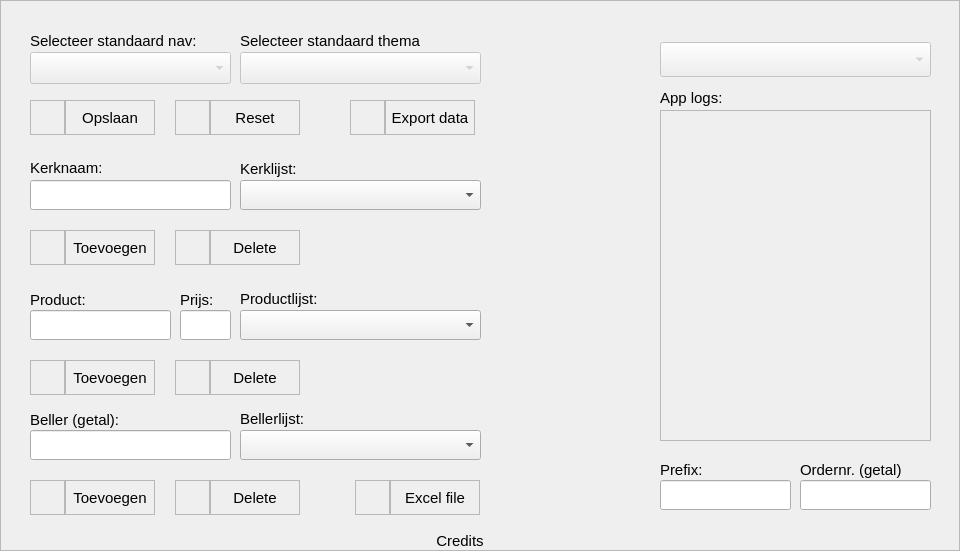
  <widget class="QFrame" name="settingsFrame">
   <property name="geometry">
    <rect>
     <x>20</x>
     <y>90</y>
     <width>960</width>
     <height>551</height>
    </rect>
   </property>
   <property name="autoFillBackground">
    <bool>true</bool>
   </property>
   <property name="frameShape">
    <enum>QFrame::StyledPanel</enum>
   </property>
   <property name="frameShadow">
    <enum>QFrame::Raised</enum>
   </property>
   <widget class="QFrame" name="setSaveFrame_1">
    <property name="geometry">
     <rect>
      <x>65</x>
      <y>100</y>
      <width>90</width>
      <height>35</height>
     </rect>
    </property>
    <property name="cursor">
     <cursorShape>PointingHandCursor</cursorShape>
    </property>
    <property name="frameShape">
     <enum>QFrame::StyledPanel</enum>
    </property>
    <property name="frameShadow">
     <enum>QFrame::Raised</enum>
    </property>
    <widget class="QLabel" name="setSaveTxt_4">
     <property name="geometry">
      <rect>
       <x>0</x>
       <y>0</y>
       <width>90</width>
       <height>35</height>
      </rect>
     </property>
     <property name="font">
      <font>
       <pointsize>11</pointsize>
      </font>
     </property>
     <property name="cursor">
      <cursorShape>PointingHandCursor</cursorShape>
     </property>
     <property name="contextMenuPolicy">
      <enum>Qt::DefaultContextMenu</enum>
     </property>
     <property name="layoutDirection">
      <enum>Qt::LeftToRight</enum>
     </property>
     <property name="text">
      <string>Opslaan</string>
     </property>
     <property name="alignment">
      <set>Qt::AlignCenter</set>
     </property>
    </widget>
   </widget>
   <widget class="QFrame" name="setSaveFrame">
    <property name="geometry">
     <rect>
      <x>30</x>
      <y>100</y>
      <width>35</width>
      <height>35</height>
     </rect>
    </property>
    <property name="cursor">
     <cursorShape>PointingHandCursor</cursorShape>
    </property>
    <property name="frameShape">
     <enum>QFrame::StyledPanel</enum>
    </property>
    <property name="frameShadow">
     <enum>QFrame::Raised</enum>
    </property>
    <widget class="QLabel" name="setSaveIcon">
     <property name="geometry">
      <rect>
       <x>8</x>
       <y>8</y>
       <width>18</width>
       <height>18</height>
      </rect>
     </property>
     <property name="text">
      <string/>
     </property>
     <property name="pixmap">
      <pixmap>img/save.png</pixmap>
     </property>
     <property name="scaledContents">
      <bool>true</bool>
     </property>
    </widget>
   </widget>
   <widget class="QComboBox" name="setDefaultNav">
    <property name="enabled">
     <bool>false</bool>
    </property>
    <property name="geometry">
     <rect>
      <x>30</x>
      <y>52</y>
      <width>201</width>
      <height>32</height>
     </rect>
    </property>
    <property name="font">
     <font>
      <pointsize>11</pointsize>
     </font>
    </property>
   </widget>
   <widget class="QLabel" name="setSelectDefNavTxt">
    <property name="geometry">
     <rect>
      <x>30</x>
      <y>30</y>
      <width>191</width>
      <height>21</height>
     </rect>
    </property>
    <property name="font">
     <font>
      <pointsize>11</pointsize>
     </font>
    </property>
    <property name="text">
     <string>Selecteer standaard nav:</string>
    </property>
   </widget>
   <widget class="QListWidget" name="logWidget">
    <property name="enabled">
     <bool>false</bool>
    </property>
    <property name="geometry">
     <rect>
      <x>660</x>
      <y>110</y>
      <width>271</width>
      <height>331</height>
     </rect>
    </property>
    <property name="font">
     <font>
      <pointsize>11</pointsize>
     </font>
    </property>
    <property name="lineWidth">
     <number>1</number>
    </property>
    <property name="movement">
     <enum>QListView::Snap</enum>
    </property>
    <property name="isWrapping" stdset="0">
     <bool>false</bool>
    </property>
    <property name="viewMode">
     <enum>QListView::ListMode</enum>
    </property>
    <property name="sortingEnabled">
     <bool>false</bool>
    </property>
   </widget>
   <widget class="QLabel" name="logwidgetTxt">
    <property name="geometry">
     <rect>
      <x>660</x>
      <y>88</y>
      <width>141</width>
      <height>20</height>
     </rect>
    </property>
    <property name="font">
     <font>
      <pointsize>11</pointsize>
     </font>
    </property>
    <property name="text">
     <string>App logs:</string>
    </property>
   </widget>
   <widget class="QComboBox" name="setDefaultTheme">
    <property name="enabled">
     <bool>false</bool>
    </property>
    <property name="geometry">
     <rect>
      <x>240</x>
      <y>52</y>
      <width>241</width>
      <height>32</height>
     </rect>
    </property>
    <property name="font">
     <font>
      <pointsize>11</pointsize>
     </font>
    </property>
   </widget>
   <widget class="QLabel" name="setSelectDefThemeTxt">
    <property name="geometry">
     <rect>
      <x>240</x>
      <y>30</y>
      <width>181</width>
      <height>21</height>
     </rect>
    </property>
    <property name="font">
     <font>
      <pointsize>11</pointsize>
     </font>
    </property>
    <property name="text">
     <string>Selecteer standaard thema:</string>
    </property>
   </widget>
   <widget class="QComboBox" name="logLogBox">
    <property name="enabled">
     <bool>false</bool>
    </property>
    <property name="geometry">
     <rect>
      <x>660</x>
      <y>42</y>
      <width>271</width>
      <height>35</height>
     </rect>
    </property>
    <property name="font">
     <font>
      <pointsize>11</pointsize>
     </font>
    </property>
   </widget>
   <widget class="QFrame" name="genAddFrame_2">
    <property name="geometry">
     <rect>
      <x>30</x>
      <y>230</y>
      <width>35</width>
      <height>35</height>
     </rect>
    </property>
    <property name="cursor">
     <cursorShape>PointingHandCursor</cursorShape>
    </property>
    <property name="frameShape">
     <enum>QFrame::StyledPanel</enum>
    </property>
    <property name="frameShadow">
     <enum>QFrame::Raised</enum>
    </property>
    <widget class="QLabel" name="genAddIcon_2">
     <property name="geometry">
      <rect>
       <x>0</x>
       <y>0</y>
       <width>35</width>
       <height>35</height>
      </rect>
     </property>
     <property name="text">
      <string/>
     </property>
     <property name="pixmap">
      <pixmap>:/LoginCredentials/16x16/square.png</pixmap>
     </property>
     <property name="alignment">
      <set>Qt::AlignCenter</set>
     </property>
    </widget>
    <widget class="QLabel" name="label_12">
     <property name="geometry">
      <rect>
       <x>8</x>
       <y>8</y>
       <width>18</width>
       <height>18</height>
      </rect>
     </property>
     <property name="text">
      <string/>
     </property>
     <property name="pixmap">
      <pixmap>img/plus.png</pixmap>
     </property>
     <property name="scaledContents">
      <bool>true</bool>
     </property>
    </widget>
   </widget>
   <widget class="QFrame" name="genAddFrame_3">
    <property name="geometry">
     <rect>
      <x>65</x>
      <y>230</y>
      <width>90</width>
      <height>35</height>
     </rect>
    </property>
    <property name="cursor">
     <cursorShape>PointingHandCursor</cursorShape>
    </property>
    <property name="frameShape">
     <enum>QFrame::StyledPanel</enum>
    </property>
    <property name="frameShadow">
     <enum>QFrame::Raised</enum>
    </property>
    <widget class="QLabel" name="genAddTxt_2">
     <property name="geometry">
      <rect>
       <x>0</x>
       <y>0</y>
       <width>90</width>
       <height>35</height>
      </rect>
     </property>
     <property name="font">
      <font>
       <pointsize>11</pointsize>
      </font>
     </property>
     <property name="cursor">
      <cursorShape>PointingHandCursor</cursorShape>
     </property>
     <property name="contextMenuPolicy">
      <enum>Qt::DefaultContextMenu</enum>
     </property>
     <property name="layoutDirection">
      <enum>Qt::LeftToRight</enum>
     </property>
     <property name="text">
      <string>Toevoegen</string>
     </property>
     <property name="alignment">
      <set>Qt::AlignCenter</set>
     </property>
    </widget>
   </widget>
   <widget class="QLabel" name="AddVoornaamtxt_2">
    <property name="geometry">
     <rect>
      <x>30</x>
      <y>158</y>
      <width>71</width>
      <height>20</height>
     </rect>
    </property>
    <property name="font">
     <font>
      <pointsize>11</pointsize>
     </font>
    </property>
    <property name="text">
     <string>Kerknaam:</string>
    </property>
   </widget>
   <widget class="QLineEdit" name="AddVoornaamFld_2">
    <property name="geometry">
     <rect>
      <x>30</x>
      <y>180</y>
      <width>201</width>
      <height>30</height>
     </rect>
    </property>
    <property name="font">
     <font>
      <pointsize>11</pointsize>
     </font>
    </property>
   </widget>
   <widget class="QFrame" name="logBClearFrame_5">
    <property name="geometry">
     <rect>
      <x>175</x>
      <y>230</y>
      <width>35</width>
      <height>35</height>
     </rect>
    </property>
    <property name="cursor">
     <cursorShape>PointingHandCursor</cursorShape>
    </property>
    <property name="frameShape">
     <enum>QFrame::StyledPanel</enum>
    </property>
    <property name="frameShadow">
     <enum>QFrame::Raised</enum>
    </property>
    <widget class="QLabel" name="logBClearIcon_3">
     <property name="geometry">
      <rect>
       <x>8</x>
       <y>8</y>
       <width>18</width>
       <height>18</height>
      </rect>
     </property>
     <property name="text">
      <string/>
     </property>
     <property name="pixmap">
      <pixmap>img/bin.png</pixmap>
     </property>
     <property name="scaledContents">
      <bool>true</bool>
     </property>
    </widget>
   </widget>
   <widget class="QFrame" name="logBClearFrame_6">
    <property name="geometry">
     <rect>
      <x>210</x>
      <y>230</y>
      <width>90</width>
      <height>35</height>
     </rect>
    </property>
    <property name="cursor">
     <cursorShape>PointingHandCursor</cursorShape>
    </property>
    <property name="frameShape">
     <enum>QFrame::StyledPanel</enum>
    </property>
    <property name="frameShadow">
     <enum>QFrame::Raised</enum>
    </property>
    <widget class="QLabel" name="logBClearTxt_3">
     <property name="geometry">
      <rect>
       <x>0</x>
       <y>0</y>
       <width>90</width>
       <height>35</height>
      </rect>
     </property>
     <property name="font">
      <font>
       <pointsize>11</pointsize>
      </font>
     </property>
     <property name="cursor">
      <cursorShape>PointingHandCursor</cursorShape>
     </property>
     <property name="contextMenuPolicy">
      <enum>Qt::DefaultContextMenu</enum>
     </property>
     <property name="layoutDirection">
      <enum>Qt::LeftToRight</enum>
     </property>
     <property name="text">
      <string>Delete</string>
     </property>
     <property name="alignment">
      <set>Qt::AlignCenter</set>
     </property>
    </widget>
   </widget>
   <widget class="QComboBox" name="setDefaultTheme_2">
    <property name="geometry">
     <rect>
      <x>240</x>
      <y>180</y>
      <width>241</width>
      <height>30</height>
     </rect>
    </property>
    <property name="font">
     <font>
      <pointsize>11</pointsize>
     </font>
    </property>
   </widget>
   <widget class="QLabel" name="setSelectDefThemeTxt_2">
    <property name="geometry">
     <rect>
      <x>240</x>
      <y>158</y>
      <width>181</width>
      <height>21</height>
     </rect>
    </property>
    <property name="font">
     <font>
      <pointsize>11</pointsize>
     </font>
    </property>
    <property name="text">
     <string>Kerklijst:</string>
    </property>
   </widget>
   <widget class="QLabel" name="ProductTxt1">
    <property name="geometry">
     <rect>
      <x>30</x>
      <y>290</y>
      <width>71</width>
      <height>20</height>
     </rect>
    </property>
    <property name="font">
     <font>
      <pointsize>11</pointsize>
     </font>
    </property>
    <property name="text">
     <string>Product:</string>
    </property>
   </widget>
   <widget class="QLabel" name="AddVoornaamtxt_6">
    <property name="geometry">
     <rect>
      <x>30</x>
      <y>410</y>
      <width>101</width>
      <height>20</height>
     </rect>
    </property>
    <property name="font">
     <font>
      <pointsize>11</pointsize>
     </font>
    </property>
    <property name="text">
     <string>Beller (getal):</string>
    </property>
   </widget>
   <widget class="QComboBox" name="ProductFld2">
    <property name="geometry">
     <rect>
      <x>240</x>
      <y>310</y>
      <width>241</width>
      <height>30</height>
     </rect>
    </property>
    <property name="font">
     <font>
      <pointsize>11</pointsize>
     </font>
    </property>
   </widget>
   <widget class="QFrame" name="genAddFrame_11">
    <property name="geometry">
     <rect>
      <x>30</x>
      <y>360</y>
      <width>35</width>
      <height>35</height>
     </rect>
    </property>
    <property name="cursor">
     <cursorShape>PointingHandCursor</cursorShape>
    </property>
    <property name="frameShape">
     <enum>QFrame::StyledPanel</enum>
    </property>
    <property name="frameShadow">
     <enum>QFrame::Raised</enum>
    </property>
    <widget class="QLabel" name="genAddIcon_6">
     <property name="geometry">
      <rect>
       <x>0</x>
       <y>0</y>
       <width>35</width>
       <height>35</height>
      </rect>
     </property>
     <property name="text">
      <string/>
     </property>
     <property name="pixmap">
      <pixmap>:/LoginCredentials/16x16/square.png</pixmap>
     </property>
     <property name="alignment">
      <set>Qt::AlignCenter</set>
     </property>
    </widget>
    <widget class="QLabel" name="label_16">
     <property name="geometry">
      <rect>
       <x>8</x>
       <y>8</y>
       <width>18</width>
       <height>18</height>
      </rect>
     </property>
     <property name="text">
      <string/>
     </property>
     <property name="pixmap">
      <pixmap>img/plus.png</pixmap>
     </property>
     <property name="scaledContents">
      <bool>true</bool>
     </property>
    </widget>
   </widget>
   <widget class="QFrame" name="logBClearFrame_13">
    <property name="geometry">
     <rect>
      <x>175</x>
      <y>360</y>
      <width>35</width>
      <height>35</height>
     </rect>
    </property>
    <property name="cursor">
     <cursorShape>PointingHandCursor</cursorShape>
    </property>
    <property name="frameShape">
     <enum>QFrame::StyledPanel</enum>
    </property>
    <property name="frameShadow">
     <enum>QFrame::Raised</enum>
    </property>
    <widget class="QLabel" name="logBClearIcon_7">
     <property name="geometry">
      <rect>
       <x>8</x>
       <y>8</y>
       <width>18</width>
       <height>18</height>
      </rect>
     </property>
     <property name="text">
      <string/>
     </property>
     <property name="pixmap">
      <pixmap>img/bin.png</pixmap>
     </property>
     <property name="scaledContents">
      <bool>true</bool>
     </property>
    </widget>
   </widget>
   <widget class="QLabel" name="ProductTxt2">
    <property name="geometry">
     <rect>
      <x>240</x>
      <y>288</y>
      <width>181</width>
      <height>21</height>
     </rect>
    </property>
    <property name="font">
     <font>
      <pointsize>11</pointsize>
     </font>
    </property>
    <property name="text">
     <string>Productlijst:</string>
    </property>
   </widget>
   <widget class="QLineEdit" name="ProductFld1">
    <property name="geometry">
     <rect>
      <x>30</x>
      <y>310</y>
      <width>141</width>
      <height>30</height>
     </rect>
    </property>
    <property name="font">
     <font>
      <pointsize>11</pointsize>
     </font>
    </property>
   </widget>
   <widget class="QFrame" name="genAddFrame_10">
    <property name="geometry">
     <rect>
      <x>65</x>
      <y>360</y>
      <width>90</width>
      <height>35</height>
     </rect>
    </property>
    <property name="cursor">
     <cursorShape>PointingHandCursor</cursorShape>
    </property>
    <property name="frameShape">
     <enum>QFrame::StyledPanel</enum>
    </property>
    <property name="frameShadow">
     <enum>QFrame::Raised</enum>
    </property>
    <widget class="QLabel" name="genAddTxt_6">
     <property name="geometry">
      <rect>
       <x>0</x>
       <y>0</y>
       <width>90</width>
       <height>35</height>
      </rect>
     </property>
     <property name="font">
      <font>
       <pointsize>11</pointsize>
      </font>
     </property>
     <property name="cursor">
      <cursorShape>PointingHandCursor</cursorShape>
     </property>
     <property name="contextMenuPolicy">
      <enum>Qt::DefaultContextMenu</enum>
     </property>
     <property name="layoutDirection">
      <enum>Qt::LeftToRight</enum>
     </property>
     <property name="text">
      <string>Toevoegen</string>
     </property>
     <property name="alignment">
      <set>Qt::AlignCenter</set>
     </property>
    </widget>
   </widget>
   <widget class="QFrame" name="logBClearFrame_14">
    <property name="geometry">
     <rect>
      <x>210</x>
      <y>360</y>
      <width>90</width>
      <height>35</height>
     </rect>
    </property>
    <property name="cursor">
     <cursorShape>PointingHandCursor</cursorShape>
    </property>
    <property name="frameShape">
     <enum>QFrame::StyledPanel</enum>
    </property>
    <property name="frameShadow">
     <enum>QFrame::Raised</enum>
    </property>
    <widget class="QLabel" name="logBClearTxt_7">
     <property name="geometry">
      <rect>
       <x>0</x>
       <y>0</y>
       <width>90</width>
       <height>35</height>
      </rect>
     </property>
     <property name="font">
      <font>
       <pointsize>11</pointsize>
      </font>
     </property>
     <property name="cursor">
      <cursorShape>PointingHandCursor</cursorShape>
     </property>
     <property name="contextMenuPolicy">
      <enum>Qt::DefaultContextMenu</enum>
     </property>
     <property name="layoutDirection">
      <enum>Qt::LeftToRight</enum>
     </property>
     <property name="text">
      <string>Delete</string>
     </property>
     <property name="alignment">
      <set>Qt::AlignCenter</set>
     </property>
    </widget>
   </widget>
   <widget class="QFrame" name="logBClearFrame_16">
    <property name="geometry">
     <rect>
      <x>210</x>
      <y>480</y>
      <width>90</width>
      <height>35</height>
     </rect>
    </property>
    <property name="cursor">
     <cursorShape>PointingHandCursor</cursorShape>
    </property>
    <property name="frameShape">
     <enum>QFrame::StyledPanel</enum>
    </property>
    <property name="frameShadow">
     <enum>QFrame::Raised</enum>
    </property>
    <widget class="QLabel" name="logBClearTxt_8">
     <property name="geometry">
      <rect>
       <x>0</x>
       <y>0</y>
       <width>90</width>
       <height>35</height>
      </rect>
     </property>
     <property name="font">
      <font>
       <pointsize>11</pointsize>
      </font>
     </property>
     <property name="cursor">
      <cursorShape>PointingHandCursor</cursorShape>
     </property>
     <property name="contextMenuPolicy">
      <enum>Qt::DefaultContextMenu</enum>
     </property>
     <property name="layoutDirection">
      <enum>Qt::LeftToRight</enum>
     </property>
     <property name="text">
      <string>Delete</string>
     </property>
     <property name="alignment">
      <set>Qt::AlignCenter</set>
     </property>
    </widget>
   </widget>
   <widget class="QFrame" name="genAddFrame_12">
    <property name="geometry">
     <rect>
      <x>30</x>
      <y>480</y>
      <width>35</width>
      <height>35</height>
     </rect>
    </property>
    <property name="cursor">
     <cursorShape>PointingHandCursor</cursorShape>
    </property>
    <property name="frameShape">
     <enum>QFrame::StyledPanel</enum>
    </property>
    <property name="frameShadow">
     <enum>QFrame::Raised</enum>
    </property>
    <widget class="QLabel" name="genAddIcon_7">
     <property name="geometry">
      <rect>
       <x>0</x>
       <y>0</y>
       <width>35</width>
       <height>35</height>
      </rect>
     </property>
     <property name="text">
      <string/>
     </property>
     <property name="pixmap">
      <pixmap>:/LoginCredentials/16x16/square.png</pixmap>
     </property>
     <property name="alignment">
      <set>Qt::AlignCenter</set>
     </property>
    </widget>
    <widget class="QLabel" name="label_17">
     <property name="geometry">
      <rect>
       <x>8</x>
       <y>8</y>
       <width>18</width>
       <height>18</height>
      </rect>
     </property>
     <property name="text">
      <string/>
     </property>
     <property name="pixmap">
      <pixmap>img/plus.png</pixmap>
     </property>
     <property name="scaledContents">
      <bool>true</bool>
     </property>
    </widget>
   </widget>
   <widget class="QComboBox" name="setDefaultTheme_4">
    <property name="geometry">
     <rect>
      <x>240</x>
      <y>430</y>
      <width>241</width>
      <height>30</height>
     </rect>
    </property>
    <property name="font">
     <font>
      <pointsize>11</pointsize>
     </font>
    </property>
   </widget>
   <widget class="QFrame" name="logBClearFrame_15">
    <property name="geometry">
     <rect>
      <x>175</x>
      <y>480</y>
      <width>35</width>
      <height>35</height>
     </rect>
    </property>
    <property name="cursor">
     <cursorShape>PointingHandCursor</cursorShape>
    </property>
    <property name="frameShape">
     <enum>QFrame::StyledPanel</enum>
    </property>
    <property name="frameShadow">
     <enum>QFrame::Raised</enum>
    </property>
    <widget class="QLabel" name="logBClearIcon_8">
     <property name="geometry">
      <rect>
       <x>8</x>
       <y>8</y>
       <width>18</width>
       <height>18</height>
      </rect>
     </property>
     <property name="text">
      <string/>
     </property>
     <property name="pixmap">
      <pixmap>img/bin.png</pixmap>
     </property>
     <property name="scaledContents">
      <bool>true</bool>
     </property>
    </widget>
   </widget>
   <widget class="QLabel" name="setSelectDefThemeTxt_4">
    <property name="geometry">
     <rect>
      <x>240</x>
      <y>408</y>
      <width>181</width>
      <height>21</height>
     </rect>
    </property>
    <property name="font">
     <font>
      <pointsize>11</pointsize>
     </font>
    </property>
    <property name="text">
     <string>Bellerlijst:</string>
    </property>
   </widget>
   <widget class="QLineEdit" name="AddVoornaamFld_5">
    <property name="geometry">
     <rect>
      <x>30</x>
      <y>430</y>
      <width>201</width>
      <height>30</height>
     </rect>
    </property>
    <property name="font">
     <font>
      <pointsize>11</pointsize>
     </font>
    </property>
   </widget>
   <widget class="QFrame" name="genAddFrame_13">
    <property name="geometry">
     <rect>
      <x>65</x>
      <y>480</y>
      <width>90</width>
      <height>35</height>
     </rect>
    </property>
    <property name="cursor">
     <cursorShape>PointingHandCursor</cursorShape>
    </property>
    <property name="frameShape">
     <enum>QFrame::StyledPanel</enum>
    </property>
    <property name="frameShadow">
     <enum>QFrame::Raised</enum>
    </property>
    <widget class="QLabel" name="genAddTxt_7">
     <property name="geometry">
      <rect>
       <x>0</x>
       <y>0</y>
       <width>90</width>
       <height>35</height>
      </rect>
     </property>
     <property name="font">
      <font>
       <pointsize>11</pointsize>
      </font>
     </property>
     <property name="cursor">
      <cursorShape>PointingHandCursor</cursorShape>
     </property>
     <property name="contextMenuPolicy">
      <enum>Qt::DefaultContextMenu</enum>
     </property>
     <property name="layoutDirection">
      <enum>Qt::LeftToRight</enum>
     </property>
     <property name="text">
      <string>Toevoegen</string>
     </property>
     <property name="alignment">
      <set>Qt::AlignCenter</set>
     </property>
    </widget>
   </widget>
   <widget class="QLabel" name="ProductTxt1_2">
    <property name="geometry">
     <rect>
      <x>180</x>
      <y>290</y>
      <width>41</width>
      <height>20</height>
     </rect>
    </property>
    <property name="font">
     <font>
      <pointsize>11</pointsize>
     </font>
    </property>
    <property name="text">
     <string>Prijs:</string>
    </property>
   </widget>
   <widget class="QLineEdit" name="ProductFld1_2">
    <property name="geometry">
     <rect>
      <x>180</x>
      <y>310</y>
      <width>51</width>
      <height>30</height>
     </rect>
    </property>
    <property name="font">
     <font>
      <pointsize>11</pointsize>
     </font>
    </property>
   </widget>
   <widget class="QLabel" name="AddVoornaamtxt_7">
    <property name="geometry">
     <rect>
      <x>800</x>
      <y>460</y>
      <width>101</width>
      <height>20</height>
     </rect>
    </property>
    <property name="font">
     <font>
      <pointsize>11</pointsize>
     </font>
    </property>
    <property name="text">
     <string>Ordernr. (getal):</string>
    </property>
   </widget>
   <widget class="QLineEdit" name="AddVoornaamFld_6">
    <property name="geometry">
     <rect>
      <x>800</x>
      <y>480</y>
      <width>131</width>
      <height>30</height>
     </rect>
    </property>
    <property name="font">
     <font>
      <pointsize>11</pointsize>
     </font>
    </property>
   </widget>
   <widget class="QLabel" name="AddVoornaamtxt_8">
    <property name="geometry">
     <rect>
      <x>660</x>
      <y>460</y>
      <width>51</width>
      <height>20</height>
     </rect>
    </property>
    <property name="font">
     <font>
      <pointsize>11</pointsize>
     </font>
    </property>
    <property name="text">
     <string>Prefix:</string>
    </property>
   </widget>
   <widget class="QLineEdit" name="AddVoornaamFld_7">
    <property name="geometry">
     <rect>
      <x>660</x>
      <y>480</y>
      <width>131</width>
      <height>30</height>
     </rect>
    </property>
    <property name="font">
     <font>
      <pointsize>11</pointsize>
     </font>
    </property>
   </widget>
   <widget class="QLabel" name="setCreditsTxt_3">
    <property name="geometry">
     <rect>
      <x>180</x>
      <y>530</y>
      <width>560</width>
      <height>21</height>
     </rect>
    </property>
    <property name="font">
     <font>
      <pointsize>11</pointsize>
     </font>
    </property>
    <property name="cursor">
     <cursorShape>PointingHandCursor</cursorShape>
    </property>
    <property name="toolTip">
     <string/>
    </property>
    <property name="layoutDirection">
     <enum>Qt::LeftToRight</enum>
    </property>
    <property name="text">
     <string>Credits</string>
    </property>
    <property name="alignment">
     <set>Qt::AlignCenter</set>
    </property>
   </widget>
   <widget class="QFrame" name="logBClearFrame_19">
    <property name="geometry">
     <rect>
      <x>390</x>
      <y>480</y>
      <width>90</width>
      <height>35</height>
     </rect>
    </property>
    <property name="cursor">
     <cursorShape>PointingHandCursor</cursorShape>
    </property>
    <property name="frameShape">
     <enum>QFrame::StyledPanel</enum>
    </property>
    <property name="frameShadow">
     <enum>QFrame::Raised</enum>
    </property>
    <widget class="QLabel" name="logBClearTxt_9">
     <property name="geometry">
      <rect>
       <x>0</x>
       <y>0</y>
       <width>90</width>
       <height>35</height>
      </rect>
     </property>
     <property name="font">
      <font>
       <pointsize>11</pointsize>
      </font>
     </property>
     <property name="cursor">
      <cursorShape>PointingHandCursor</cursorShape>
     </property>
     <property name="contextMenuPolicy">
      <enum>Qt::DefaultContextMenu</enum>
     </property>
     <property name="layoutDirection">
      <enum>Qt::LeftToRight</enum>
     </property>
     <property name="text">
      <string>Excel file</string>
     </property>
     <property name="alignment">
      <set>Qt::AlignCenter</set>
     </property>
    </widget>
   </widget>
   <widget class="QFrame" name="logBClearFrame_20">
    <property name="geometry">
     <rect>
      <x>355</x>
      <y>480</y>
      <width>35</width>
      <height>35</height>
     </rect>
    </property>
    <property name="cursor">
     <cursorShape>PointingHandCursor</cursorShape>
    </property>
    <property name="frameShape">
     <enum>QFrame::StyledPanel</enum>
    </property>
    <property name="frameShadow">
     <enum>QFrame::Raised</enum>
    </property>
    <widget class="QLabel" name="logBClearIcon_10">
     <property name="geometry">
      <rect>
       <x>8</x>
       <y>8</y>
       <width>18</width>
       <height>18</height>
      </rect>
     </property>
     <property name="text">
      <string/>
     </property>
     <property name="pixmap">
      <pixmap>img/server.png</pixmap>
     </property>
     <property name="scaledContents">
      <bool>true</bool>
     </property>
    </widget>
   </widget>
   <widget class="QFrame" name="logBClearFrame_21">
    <property name="geometry">
     <rect>
      <x>210</x>
      <y>100</y>
      <width>90</width>
      <height>35</height>
     </rect>
    </property>
    <property name="cursor">
     <cursorShape>PointingHandCursor</cursorShape>
    </property>
    <property name="frameShape">
     <enum>QFrame::StyledPanel</enum>
    </property>
    <property name="frameShadow">
     <enum>QFrame::Raised</enum>
    </property>
    <widget class="QLabel" name="logBClearTxt_10">
     <property name="geometry">
      <rect>
       <x>0</x>
       <y>0</y>
       <width>90</width>
       <height>35</height>
      </rect>
     </property>
     <property name="font">
      <font>
       <pointsize>11</pointsize>
      </font>
     </property>
     <property name="cursor">
      <cursorShape>PointingHandCursor</cursorShape>
     </property>
     <property name="contextMenuPolicy">
      <enum>Qt::DefaultContextMenu</enum>
     </property>
     <property name="layoutDirection">
      <enum>Qt::LeftToRight</enum>
     </property>
     <property name="text">
      <string>Reset</string>
     </property>
     <property name="alignment">
      <set>Qt::AlignCenter</set>
     </property>
    </widget>
   </widget>
   <widget class="QFrame" name="logBClearFrame_22">
    <property name="geometry">
     <rect>
      <x>175</x>
      <y>100</y>
      <width>35</width>
      <height>35</height>
     </rect>
    </property>
    <property name="cursor">
     <cursorShape>PointingHandCursor</cursorShape>
    </property>
    <property name="frameShape">
     <enum>QFrame::StyledPanel</enum>
    </property>
    <property name="frameShadow">
     <enum>QFrame::Raised</enum>
    </property>
    <widget class="QLabel" name="logBClearIcon_12">
     <property name="geometry">
      <rect>
       <x>8</x>
       <y>8</y>
       <width>18</width>
       <height>18</height>
      </rect>
     </property>
     <property name="text">
      <string/>
     </property>
     <property name="pixmap">
      <pixmap>img/bin.png</pixmap>
     </property>
     <property name="scaledContents">
      <bool>true</bool>
     </property>
    </widget>
   </widget>
   <widget class="QFrame" name="logBClearFrame_23">
    <property name="geometry">
     <rect>
      <x>350</x>
      <y>100</y>
      <width>35</width>
      <height>35</height>
     </rect>
    </property>
    <property name="cursor">
     <cursorShape>PointingHandCursor</cursorShape>
    </property>
    <property name="frameShape">
     <enum>QFrame::StyledPanel</enum>
    </property>
    <property name="frameShadow">
     <enum>QFrame::Raised</enum>
    </property>
    <widget class="QLabel" name="logBClearIcon_13">
     <property name="geometry">
      <rect>
       <x>8</x>
       <y>8</y>
       <width>18</width>
       <height>18</height>
      </rect>
     </property>
     <property name="text">
      <string/>
     </property>
     <property name="pixmap">
      <pixmap>img/server.png</pixmap>
     </property>
     <property name="scaledContents">
      <bool>true</bool>
     </property>
    </widget>
   </widget>
   <widget class="QFrame" name="logBClearFrame_24">
    <property name="geometry">
     <rect>
      <x>385</x>
      <y>100</y>
      <width>90</width>
      <height>35</height>
     </rect>
    </property>
    <property name="cursor">
     <cursorShape>PointingHandCursor</cursorShape>
    </property>
    <property name="frameShape">
     <enum>QFrame::StyledPanel</enum>
    </property>
    <property name="frameShadow">
     <enum>QFrame::Raised</enum>
    </property>
    <widget class="QLabel" name="logBClearTxt_12">
     <property name="geometry">
      <rect>
       <x>0</x>
       <y>0</y>
       <width>90</width>
       <height>35</height>
      </rect>
     </property>
     <property name="font">
      <font>
       <pointsize>11</pointsize>
      </font>
     </property>
     <property name="cursor">
      <cursorShape>PointingHandCursor</cursorShape>
     </property>
     <property name="contextMenuPolicy">
      <enum>Qt::DefaultContextMenu</enum>
     </property>
     <property name="layoutDirection">
      <enum>Qt::LeftToRight</enum>
     </property>
     <property name="text">
      <string>Export data</string>
     </property>
     <property name="alignment">
      <set>Qt::AlignCenter</set>
     </property>
    </widget>
   </widget>
  </widget>
